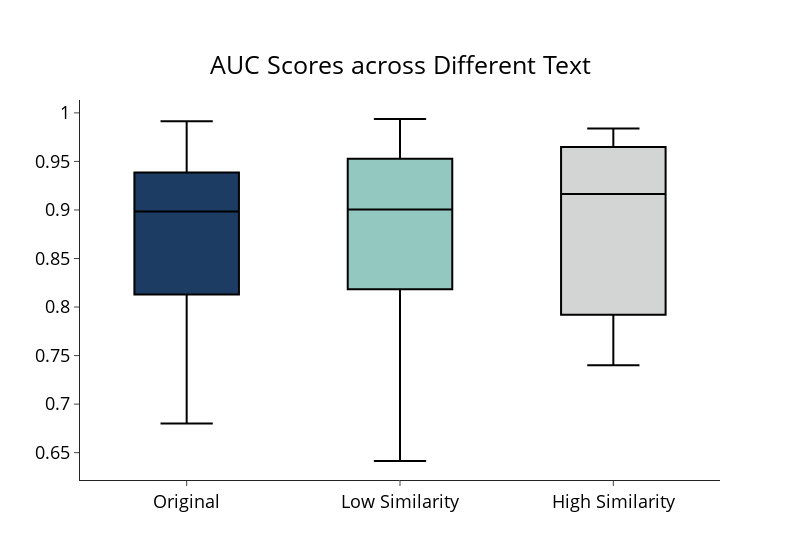

Source (notebook cell):
### Code cell
import plotly.graph_objects as go

data = {
    'Original': [0.9862, 0.9390, 0.7771, 0.9371, 0.8119, 0.9529, 0.8160, 0.7400, 0.8983, 0.9307, 0.9914, 0.8615, 0.6800, 0.9374, 0.8713],
    'Low Similarity': [0.9908, 0.9005, 0.7600, 0.9556, 0.9323, 0.9638, 0.8032, 0.7400, 0.8937, 0.9356, 0.9937, 0.8642, 0.6414, 0.9444, 0.8779],
    'High Similarity': [0.9816, 0.9027, 0.7400, 0.9395, 0.9818, 0.9713, 0.7679, 0.7457, 0.8643, 0.9455, 0.9839, 0.8658, 0.7443, 0.9164, 0.9323]
}

# Create the figure
fig = go.Figure()

custom_colors = ['#1c3c63', '#93c8c0', '#d3d5d4']
# Loop through each key (column name) and its corresponding color
for i, (col, color) in enumerate(zip(data, custom_colors)):
    fig.add_trace(go.Box(y=data[col], name=col,
                         line_color='black',
                         fillcolor=color))  # Set the color of each box plot

# Update the layout to add title, adjust the title position and set figure width
fig.update_layout(
    title={
        'text': 'AUC Scores across Different Text',
        'y': 0.9,
        'x': 0.5,
        'xanchor': 'center',
        'yanchor': 'top'
    },
    width=800,
    showlegend=False  # This is to group the boxes side by side. Remove if not necessary
)

# Show the figure
fig.show()
fig.write_image("Similarity_AUC.png")

### Figure 1 — Plotly figure (JSON) as saved in the notebook; plotly's stock layout.template omitted (floating-point values rounded to 4 significant figures)
{"data": [{"fillcolor": "#1c3c63", "line": {"color": "black"}, "name": "Original", "type": "box", "y": [0.9862, 0.939, 0.7771, 0.9371, 0.8119, 0.9529, 0.816, 0.74, 0.8983, 0.9307, 0.9914, 0.8615, 0.68, 0.9374, 0.8713]}, {"fillcolor": "#93c8c0", "line": {"color": "black"}, "name": "Low Similarity", "type": "box", "y": [0.9908, 0.9005, 0.76, 0.9556, 0.9323, 0.9638, 0.8032, 0.74, 0.8937, 0.9356, 0.9937, 0.8642, 0.6414, 0.9444, 0.8779]}, {"fillcolor": "#d3d5d4", "line": {"color": "black"}, "name": "High Similarity", "type": "box", "y": [0.9816, 0.9027, 0.74, 0.9395, 0.9818, 0.9713, 0.7679, 0.7457, 0.8643, 0.9455, 0.9839, 0.8658, 0.7443, 0.9164, 0.9323]}], "layout": {"showlegend": false, "title": {"text": "AUC Scores across Different Text", "x": 0.5, "xanchor": "center", "y": 0.9, "yanchor": "top"}, "width": 800}}
